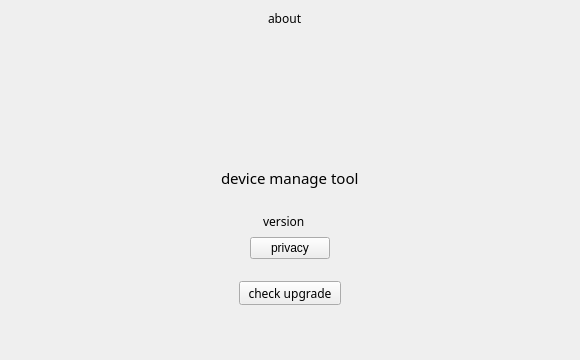
<?xml version="1.0" encoding="UTF-8"?>
<ui version="4.0">
 <class>aboutwidget</class>
 <widget class="QWidget" name="aboutwidget">
  <property name="geometry">
   <rect>
    <x>0</x>
    <y>0</y>
    <width>580</width>
    <height>360</height>
   </rect>
  </property>
  <property name="minimumSize">
   <size>
    <width>580</width>
    <height>360</height>
   </size>
  </property>
  <property name="maximumSize">
   <size>
    <width>580</width>
    <height>360</height>
   </size>
  </property>
  <property name="windowTitle">
   <string>Form</string>
  </property>
  <layout class="QHBoxLayout" name="horizontalLayout_6">
   <property name="spacing">
    <number>0</number>
   </property>
   <property name="leftMargin">
    <number>0</number>
   </property>
   <property name="topMargin">
    <number>0</number>
   </property>
   <property name="rightMargin">
    <number>0</number>
   </property>
   <property name="bottomMargin">
    <number>0</number>
   </property>
   <item>
    <widget class="QWidget" name="centralWidget" native="true">
     <layout class="QVBoxLayout" name="verticalLayout">
      <property name="leftMargin">
       <number>0</number>
      </property>
      <property name="topMargin">
       <number>0</number>
      </property>
      <property name="rightMargin">
       <number>0</number>
      </property>
      <property name="bottomMargin">
       <number>0</number>
      </property>
      <item>
       <widget class="QWidget" name="titlebar" native="true">
        <property name="minimumSize">
         <size>
          <width>0</width>
          <height>36</height>
         </size>
        </property>
        <property name="maximumSize">
         <size>
          <width>16777215</width>
          <height>36</height>
         </size>
        </property>
        <layout class="QHBoxLayout" name="horizontalLayout">
         <property name="spacing">
          <number>0</number>
         </property>
         <property name="leftMargin">
          <number>0</number>
         </property>
         <property name="topMargin">
          <number>0</number>
         </property>
         <property name="rightMargin">
          <number>10</number>
         </property>
         <property name="bottomMargin">
          <number>0</number>
         </property>
         <item>
          <spacer name="horizontalSpacer">
           <property name="orientation">
            <enum>Qt::Horizontal</enum>
           </property>
           <property name="sizeHint" stdset="0">
            <size>
             <width>280</width>
             <height>20</height>
            </size>
           </property>
          </spacer>
         </item>
         <item>
          <widget class="QLabel" name="label">
           <property name="maximumSize">
            <size>
             <width>16777215</width>
             <height>20</height>
            </size>
           </property>
           <property name="font">
            <font>
             <family>Microsoft YaHei</family>
            </font>
           </property>
           <property name="text">
            <string>about</string>
           </property>
          </widget>
         </item>
         <item>
          <spacer name="horizontalSpacer_2">
           <property name="orientation">
            <enum>Qt::Horizontal</enum>
           </property>
           <property name="sizeHint" stdset="0">
            <size>
             <width>253</width>
             <height>20</height>
            </size>
           </property>
          </spacer>
         </item>
         <item>
          <widget class="QPushButton" name="pbclose">
           <property name="maximumSize">
            <size>
             <width>26</width>
             <height>26</height>
            </size>
           </property>
           <property name="sizeIncrement">
            <size>
             <width>26</width>
             <height>26</height>
            </size>
           </property>
           <property name="layoutDirection">
            <enum>Qt::LeftToRight</enum>
           </property>
           <property name="text">
            <string/>
           </property>
           <property name="flat">
            <bool>true</bool>
           </property>
          </widget>
         </item>
         <item>
          <spacer name="horizontalSpacer_11">
           <property name="orientation">
            <enum>Qt::Horizontal</enum>
           </property>
           <property name="sizeHint" stdset="0">
            <size>
             <width>12</width>
             <height>20</height>
            </size>
           </property>
          </spacer>
         </item>
        </layout>
       </widget>
      </item>
      <item>
       <spacer name="verticalSpacer">
        <property name="orientation">
         <enum>Qt::Vertical</enum>
        </property>
        <property name="sizeHint" stdset="0">
         <size>
          <width>20</width>
          <height>39</height>
         </size>
        </property>
       </spacer>
      </item>
      <item>
       <layout class="QHBoxLayout" name="horizontalLayout_2">
        <property name="leftMargin">
         <number>5</number>
        </property>
        <property name="rightMargin">
         <number>5</number>
        </property>
        <item>
         <spacer name="horizontalSpacer_3">
          <property name="orientation">
           <enum>Qt::Horizontal</enum>
          </property>
          <property name="sizeHint" stdset="0">
           <size>
            <width>40</width>
            <height>20</height>
           </size>
          </property>
         </spacer>
        </item>
        <item>
         <widget class="QLabel" name="lbic">
          <property name="sizePolicy">
           <sizepolicy hsizetype="Fixed" vsizetype="Fixed">
            <horstretch>0</horstretch>
            <verstretch>0</verstretch>
           </sizepolicy>
          </property>
          <property name="minimumSize">
           <size>
            <width>64</width>
            <height>64</height>
           </size>
          </property>
          <property name="maximumSize">
           <size>
            <width>64</width>
            <height>64</height>
           </size>
          </property>
          <property name="text">
           <string/>
          </property>
          <property name="pixmap">
           <pixmap resource="res.qrc">:/res/images/HM64.png</pixmap>
          </property>
          <property name="alignment">
           <set>Qt::AlignCenter</set>
          </property>
         </widget>
        </item>
        <item>
         <spacer name="horizontalSpacer_4">
          <property name="orientation">
           <enum>Qt::Horizontal</enum>
          </property>
          <property name="sizeHint" stdset="0">
           <size>
            <width>40</width>
            <height>20</height>
           </size>
          </property>
         </spacer>
        </item>
       </layout>
      </item>
      <item>
       <spacer name="verticalSpacer_3">
        <property name="orientation">
         <enum>Qt::Vertical</enum>
        </property>
        <property name="sizeHint" stdset="0">
         <size>
          <width>20</width>
          <height>15</height>
         </size>
        </property>
       </spacer>
      </item>
      <item>
       <layout class="QHBoxLayout" name="horizontalLayout_3">
        <item>
         <spacer name="horizontalSpacer_5">
          <property name="orientation">
           <enum>Qt::Horizontal</enum>
          </property>
          <property name="sizeHint" stdset="0">
           <size>
            <width>40</width>
            <height>20</height>
           </size>
          </property>
         </spacer>
        </item>
        <item>
         <widget class="QLabel" name="label_3">
          <property name="font">
           <font>
            <family>Microsoft YaHei</family>
            <pointsize>11</pointsize>
           </font>
          </property>
          <property name="text">
           <string>device manage tool</string>
          </property>
         </widget>
        </item>
        <item>
         <spacer name="horizontalSpacer_6">
          <property name="orientation">
           <enum>Qt::Horizontal</enum>
          </property>
          <property name="sizeHint" stdset="0">
           <size>
            <width>40</width>
            <height>20</height>
           </size>
          </property>
         </spacer>
        </item>
       </layout>
      </item>
      <item>
       <spacer name="verticalSpacer_4">
        <property name="orientation">
         <enum>Qt::Vertical</enum>
        </property>
        <property name="sizeHint" stdset="0">
         <size>
          <width>20</width>
          <height>10</height>
         </size>
        </property>
       </spacer>
      </item>
      <item>
       <layout class="QHBoxLayout" name="horizontalLayout_4">
        <item>
         <spacer name="horizontalSpacer_7">
          <property name="orientation">
           <enum>Qt::Horizontal</enum>
          </property>
          <property name="sizeHint" stdset="0">
           <size>
            <width>40</width>
            <height>20</height>
           </size>
          </property>
         </spacer>
        </item>
        <item>
         <widget class="QLabel" name="lbversion">
          <property name="maximumSize">
           <size>
            <width>16777215</width>
            <height>16</height>
           </size>
          </property>
          <property name="font">
           <font>
            <family>Microsoft YaHei</family>
           </font>
          </property>
          <property name="text">
           <string>version</string>
          </property>
         </widget>
        </item>
        <item>
         <widget class="QLabel" name="versionNum"/>
        </item>
        <item>
         <spacer name="horizontalSpacer_8">
          <property name="orientation">
           <enum>Qt::Horizontal</enum>
          </property>
          <property name="sizeHint" stdset="0">
           <size>
            <width>40</width>
            <height>20</height>
           </size>
          </property>
         </spacer>
        </item>
       </layout>
      </item>
      <item>
       <layout class="QHBoxLayout" name="horizontalLayout_7">
        <item>
         <spacer name="horizontalSpacer_12">
          <property name="orientation">
           <enum>Qt::Horizontal</enum>
          </property>
          <property name="sizeHint" stdset="0">
           <size>
            <width>40</width>
            <height>20</height>
           </size>
          </property>
         </spacer>
        </item>
        <item>
         <widget class="QPushButton" name="PrivacyBtn">
          <property name="text">
           <string>privacy</string>
          </property>
         </widget>
        </item>
        <item>
         <spacer name="horizontalSpacer_13">
          <property name="orientation">
           <enum>Qt::Horizontal</enum>
          </property>
          <property name="sizeHint" stdset="0">
           <size>
            <width>40</width>
            <height>20</height>
           </size>
          </property>
         </spacer>
        </item>
       </layout>
      </item>
      <item>
       <spacer name="verticalSpacer_5">
        <property name="orientation">
         <enum>Qt::Vertical</enum>
        </property>
        <property name="sizeHint" stdset="0">
         <size>
          <width>20</width>
          <height>0</height>
         </size>
        </property>
       </spacer>
      </item>
      <item>
       <layout class="QHBoxLayout" name="horizontalLayout_5">
        <item>
         <spacer name="horizontalSpacer_9">
          <property name="orientation">
           <enum>Qt::Horizontal</enum>
          </property>
          <property name="sizeHint" stdset="0">
           <size>
            <width>40</width>
            <height>20</height>
           </size>
          </property>
         </spacer>
        </item>
        <item>
         <widget class="QPushButton" name="pbupdate">
          <property name="enabled">
           <bool>true</bool>
          </property>
          <property name="minimumSize">
           <size>
            <width>102</width>
            <height>24</height>
           </size>
          </property>
          <property name="maximumSize">
           <size>
            <width>102</width>
            <height>24</height>
           </size>
          </property>
          <property name="font">
           <font>
            <family>Microsoft YaHei</family>
           </font>
          </property>
          <property name="text">
           <string>check upgrade</string>
          </property>
         </widget>
        </item>
        <item>
         <spacer name="horizontalSpacer_10">
          <property name="orientation">
           <enum>Qt::Horizontal</enum>
          </property>
          <property name="sizeHint" stdset="0">
           <size>
            <width>40</width>
            <height>20</height>
           </size>
          </property>
         </spacer>
        </item>
       </layout>
      </item>
      <item>
       <spacer name="verticalSpacer_2">
        <property name="orientation">
         <enum>Qt::Vertical</enum>
        </property>
        <property name="sizeHint" stdset="0">
         <size>
          <width>20</width>
          <height>55</height>
         </size>
        </property>
       </spacer>
      </item>
     </layout>
    </widget>
   </item>
  </layout>
 </widget>
 <resources>
  <include location="res.qrc"/>
 </resources>
 <connections/>
</ui>
